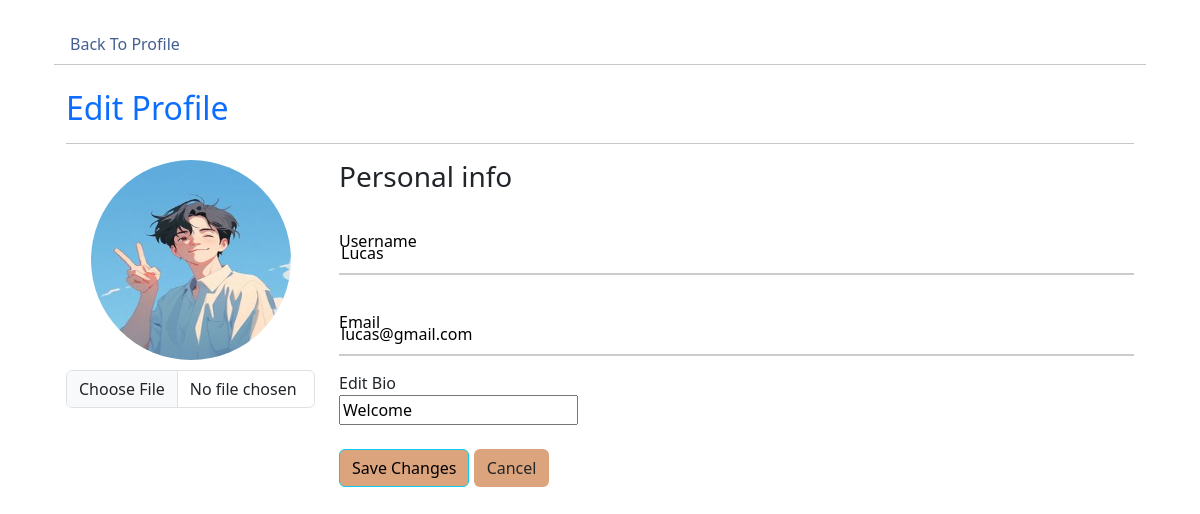
Page /profile/edit (signed in) on the committed database.
### models.py (models this page shows, shortened)
class User(UserMixin,db.Model):
    id = db.Column(db.Integer, primary_key=True)
    username = db.Column(db.String(50), unique=True)
    email =db.Column(db.String(50), unique=True)
    password = db.Column(db.String(100))
    bio = db.Column(db.String(50))
    profile_picture = db.Column(db.String(250))
    posts = db.relationship('Post', backref='author', lazy=True)
    comments = db.relationship('Comment', backref='author', lazy=True)

### route.py (the view, shortened to what this page needs)
@app.route('/profile/edit', methods=['GET', 'POST'])
@login_required
def profile_edit():
    picture_url = get_profile_profile(current_user.id)
    user=current_user
    form = PictureUpdate()
    bio = current_user.bio
    return render_template('profile_edit.html',form=form,user=user,picture_url=picture_url)

### forms.py
class PictureUpdate(FlaskForm):
    profile_picture = FileField('Profile Picture', validators=[validators.InputRequired()])
    submit = SubmitField('Update')

### route.py (called while the page is built)
@login_manager.user_loader
def loader_user(user_id):
    return User.query.get(user_id)

def get_profile_profile(user_id):
    cwd = os.getcwd()
    user = User.query.get_or_404(user_id)
    if user:
        picture_url = f"/photo/user_profile/{user.profile_picture}"
        return picture_url

### templates/profile_edit.html (shortened to what this page needs)
<!DOCTYPE html>
<html lang="en">
<head>
  <link href="https://cdn.quilljs.com/1.3.6/quill.snow.css" rel="stylesheet">
    <link rel="stylesheet" href="/static/editprofile.css" />
  <link href=
  "https://cdn.jsdelivr.net/npm/bootstrap@5.3.0-alpha1/dist/css/bootstrap.min.css"
      rel="stylesheet">
    <link href=
  "https://cdnjs.cloudflare.com/ajax/libs/font-awesome/6.0.0-beta3/css/all.min.css"
      rel="stylesheet">
</head>
<body>
    <div class="container-xl px-4 mt-4">
        <nav class="nav nav-borders">
            <a class="nav-link active ms-0" href="{{ url_for('profile',user_id= current_user.id) }}" target="__blank" style="color:#445e91"> Back To Profile</a>
        </nav>
        <hr class="mt-0 mb-4">
        <div class="container bootstrap snippets bootdey">
            <h2 class="text-primary" style="color:#DCA47C;">Edit Profile</h2>
              <hr>
            <div class="row">
              <div class="col-md-3 ">
                <div class="text-center">
            <form enctype="multipart/form-data" method="post">
                  <img src="{{ url_for('static', filename= picture_url ) }}" class="avatar img-circle"  alt="avatar">
                  <input type="file" name="file" class="form-control">
                </div>
              </div>
              <div class="col-sm-9 personal-info">
                <h3>Personal info</h3>
                  <div class="input-field">
                    <label>Username</label>
                    <br>
                    <input type="text" name="username"  value={{current_user.username}}>
                  </div>
                  <div class="form-group">
                    <div class="input-field">
                      <label>Email</label>
                      <br>
                      <input type="text" disabled value={{current_user.email}}>
                    </div>
                  </div>
                  <div class="form-group">
                    <label class="col-md-3 control-label">Edit Bio</label>
                    <br>
                    <input type="text" name="bio" value={{current_user.bio}}>
                      <div class="form-group">
                        <div class="col-md-8">
                          <button type="submit"  class="btn btn-info" style="background-color: #DCA47C">Save Changes</button>
                          <input type="reset" class="btn btn-default" style="background-color: #DCA47C" value="Cancel" onclick="goBack()" >
                        </div>
                    </div>
                  </div>
              </div>
          </div>
        </div>
</body>
</html>

### static/editprofile.css (style rules this page uses)
body { margin-top:20px; }
.avatar { width:200px; height:200px; border-radius: 50%; margin-bottom: 10px; }
.input-field { position: relative; border-bottom: 2px solid #ccc; margin: 15px 0; }
.input-field label { position: absolute; top: 50%; left: 0; transform: translateY(-50%); color: black; font-size: 16px; pointer-events: none; transition: 0.15s ease; }
.input-field input { width: 100%; height: 40px; background: transparent; border: none; outline: none; font-size: 16px; color: black; }

### rows in the picture
User: username "Lucas", email "lucas@gmail.com", bio "Welcome"
